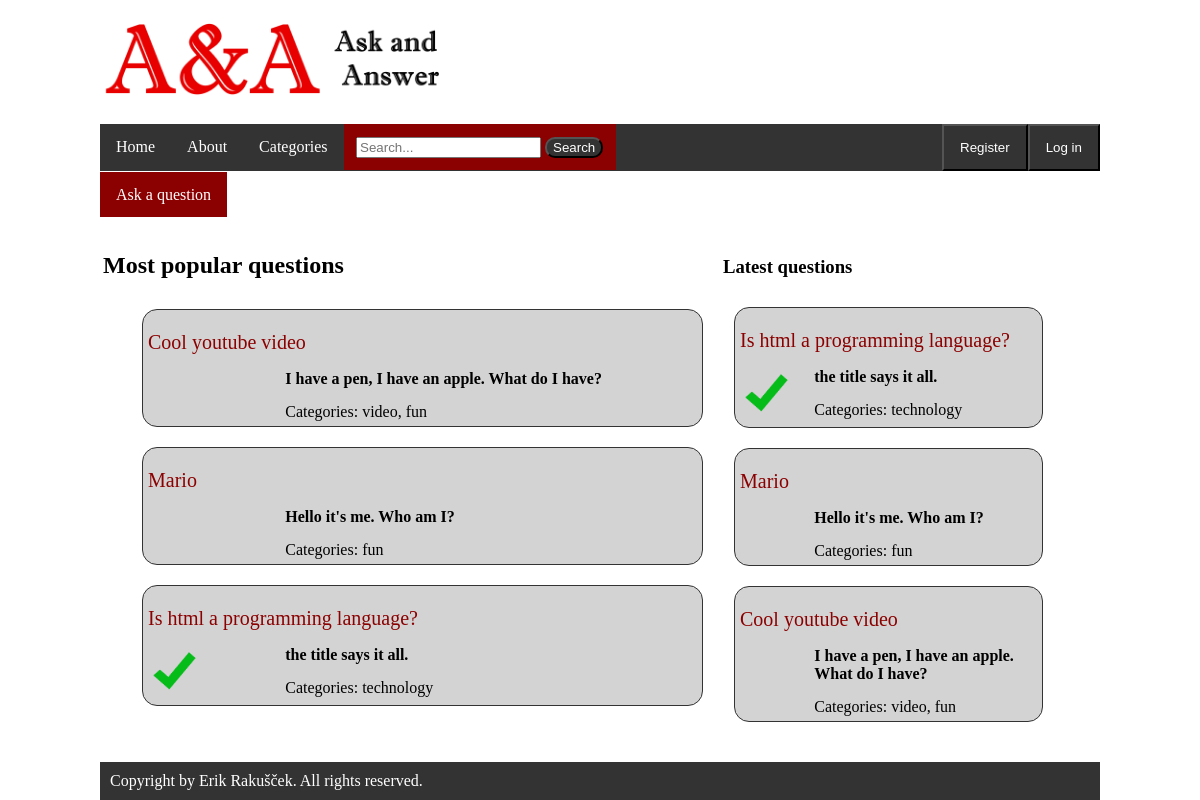
/home/, run on the app's committed database.
### home/models.py (models this page shows, shortened)
class Question(models.Model):
    questionID = models.IntegerField(primary_key=True)
    title = models.CharField(max_length=200)
    body = models.CharField(max_length=1000)
    time = models.DateTimeField(default=datetime.now)
    categories = models.CharField(max_length=500)
    answered = models.IntegerField(default=0)
    username = models.ForeignKey(User, on_delete=models.SET_NULL, null=True)

### home/views.py (the view)
def index(request):
    all_questions = Question.objects.all()
    all_questions_time = all_questions.order_by('-time')
    context = {
        'all_questions': all_questions,
        'all_questions_time': all_questions_time,
    }
    return render(request, 'home/home.html', context)

### home/templates/home/home.html
{% extends "base.html" %}
{% load static %}
{% block css_import %}
	<link rel="stylesheet" type="text/css" href="{% static 'home/styleHome.css' %}">
{% endblock %}
{% block ask_button %}
	<div class="askbtnbar"><a class="askbtn" href="/home/ask">Ask a question</a></div>
{% endblock %}
{% block left_column %}
	<h2>Most popular questions</h2>
		{% if all_questions %}
			{% for question in all_questions %}
				<div class="questionWithAnswer">
					<p><a href="question/{{ question.questionID }}"><span class="questionTitle">{{ question.title }}</span></a></p>
					{% if question.answered == 1 %}
						<div class="answeredIcon"><img src="{% static 'answered.png' %}" alt="answered" style="width:50px; height:50px;"></div>
					{% endif %}
					<div class="question">
						<b>{{ question.body }}</b>
						<div class="categories">Categories: {{ question.categories }}</div>
					</div>
				</div>
			{% endfor %}
		{% else %}
			<h3>No questions yet in the database.</h3>
		{% endif %}
{% endblock %}
{% block right_column %}
	<h3><p>Latest questions</p></h3>
		{% if all_questions_time %}
			{% for question in all_questions_time %}
				<div class="questionWithAnswer">
					<p><a href="question/{{ question.questionID }}"><span class="questionTitle">{{ question.title }}</span></a></p>
					{% if question.answered == 1 %}
						<div class="answeredIcon"><img src="{% static 'answered.png' %}" alt="answered" style="width:50px; height:50px;"></div>
					{% endif %}
					<div class="question">
						<b>{{ question.body }}</b>
						<div class="categories">Categories: {{ question.categories }}</div>
					</div>
				</div>
			{% endfor %}
		{% else %}
			<h3>No questions yet in the database.</h3>
		{% endif %}
	</div>
{% endblock %}

### home/static/style.css (style rules this page uses)
body { max-width: 1000px; margin: auto auto; padding: 0; display: flex; flex-flow: column; min-height: 100vh; }
.questionTitle { color: #8B0000; font-size: 20px; }
.questionWithAnswer { float: right; width: 90%; padding: 5px; margin: 10px; background: lightgrey; border-radius: 15px; border: 1px solid #333; }
.question { float: right; width: 75%; height: 100%; background: lightgrey; }
.answeredIcon { display: inline-block; width: 50px; visibility: visible; }
.categories { margin: 15px auto auto auto; }
a:link { color: black; text-decoration: none; }

### home/static/home/styleHome.css (style rules this page uses)
.askbtnbar { padding-top: 15px; padding-bottom: 15px; }
.askbtn { background-color: #8B0000; color: white; padding: 14px 16px; width: 100%; text-decoration: none; }
.askbtn:link { color: white; }

### data on the page
Question: title "Cool youtube video", body "I have a pen, I have an apple. What do I have?", categories "video, fun"
Question: title "Mario", body "Hello it's me. Who am I?", categories "fun"
Question: title "Is html a programming language?", answered 1 (drawn), body "the title says it all.", categories "technology"
